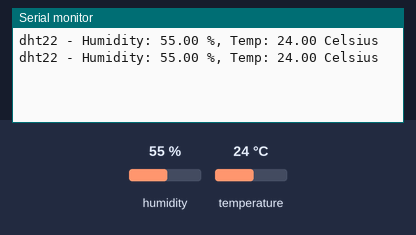
A sketch run on a simulated Arduino Uno, built with avr-gcc and run on an emulated ATmega328P. Shown: the last lines printed to the serial monitor. The inputs (shaded band) are chosen by the test bench; at power-on: humidity 55 %, temperature 24 °C.

Above: at 6.8 s.
6.9 s: humidity set to 22 %
At 10.2 s:
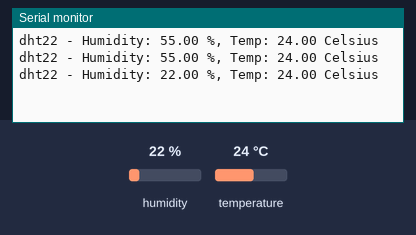
11.4 s: temperature set to 12 °C
At 12.7 s:
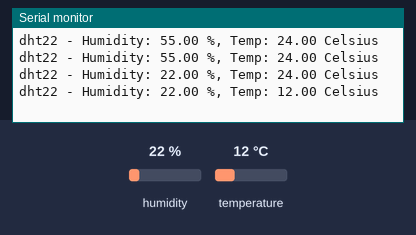
15.9 s: humidity set to 40 %
At 18.9 s:
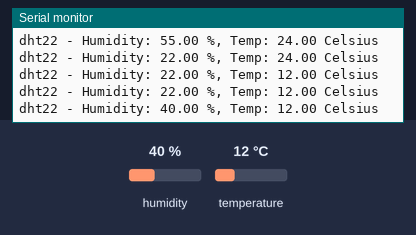
Timing chart, 0 to 20.4 s (numbered marks = the images above; inputs shaded):
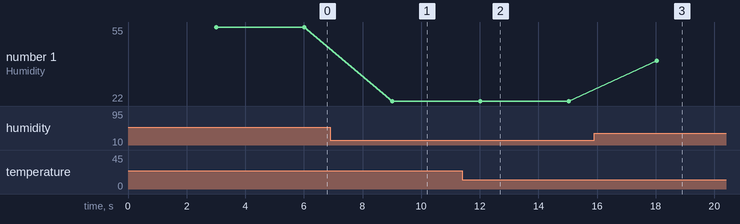

Measured:
- after the input at 6.9 s, the serial monitor: prints a new line after 2.1 s (image 1)
- after the input at 11.4 s, the serial monitor: prints a new line after 0.62 s (image 2)
- after the input at 15.9 s, the serial monitor: prints a new line after 2.1 s (image 3)
- plotted number 1: 22 → 40 after the input at 15.9 s

The sketch:

dht22.ino
```cpp
/* How to use the DHT-22 sensor with Arduino uno
   Temperature and humidity sensor
   More info: http://www.ardumotive.com/how-to-use-dht-22-sensor-en.html
   Dev: Michalis Vasilakis // Date: 1/7/2015 // www.ardumotive.com */

//Libraries
#include <DHT.h>;

//Constants
#define DHT22PIN 2     // what pin we're connected to
#define DHT_1_TYPE DHT22   // DHT 22  (AM2302)
DHT dht22(DHT22PIN, DHT_1_TYPE); //// Initialize DHT sensor for normal 16mhz Arduino


//Variables
int chk;
float hum;  //Stores humidity value
float temp; //Stores temperature value

void setup()
{
  Serial.begin(9600);
  dht22.begin();
}

void loop()
{
    delay(3000);
    //Read data and store it to variables hum and temp
    hum = dht22.readHumidity();
    temp= dht22.readTemperature();
    //Print temp and humidity values to serial monitor
    Serial.print("dht22 - Humidity: ");
    Serial.print(hum);
    Serial.print(" %, Temp: ");
    Serial.print(temp);
    Serial.println(" Celsius");

}
```
